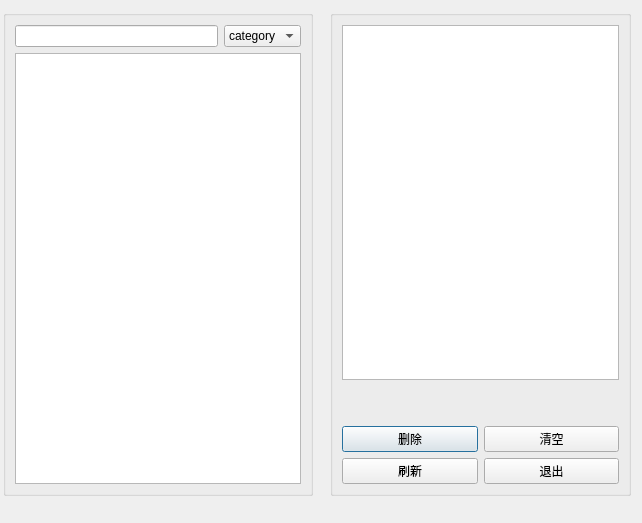
<?xml version="1.0" encoding="UTF-8"?>
<ui version="4.0">
 <class>Dialog</class>
 <widget class="QDialog" name="Dialog">
  <property name="geometry">
   <rect>
    <x>0</x>
    <y>0</y>
    <width>642</width>
    <height>523</height>
   </rect>
  </property>
  <property name="windowTitle">
   <string>Dialog</string>
  </property>
  <widget class="QGroupBox" name="groupBox">
   <property name="geometry">
    <rect>
     <x>3</x>
     <y>10</y>
     <width>310</width>
     <height>486</height>
    </rect>
   </property>
   <property name="title">
    <string/>
   </property>
   <layout class="QGridLayout" name="gridLayout_5">
    <item row="0" column="0">
     <layout class="QGridLayout" name="gridLayout_6">
      <item row="0" column="0">
       <widget class="QLineEdit" name="txtSearch_2"/>
      </item>
      <item row="0" column="1">
       <widget class="QComboBox" name="comSearch_2">
        <item>
         <property name="text">
          <string>category</string>
         </property>
        </item>
        <item>
         <property name="text">
          <string>name</string>
         </property>
        </item>
        <item>
         <property name="text">
          <string>origin</string>
         </property>
        </item>
       </widget>
      </item>
     </layout>
    </item>
    <item row="1" column="0">
     <widget class="QTableView" name="tableView_2"/>
    </item>
   </layout>
  </widget>
  <widget class="QGroupBox" name="groupBox_2">
   <property name="geometry">
    <rect>
     <x>330</x>
     <y>10</y>
     <width>301</width>
     <height>486</height>
    </rect>
   </property>
   <property name="title">
    <string/>
   </property>
   <layout class="QGridLayout" name="gridLayout_7" rowstretch="4,0,1" rowminimumheight="0,0,0">
    <item row="0" column="0">
     <widget class="QTextEdit" name="txtMessage_2"/>
    </item>
    <item row="1" column="0">
     <spacer name="verticalSpacer_2">
      <property name="orientation">
       <enum>Qt::Vertical</enum>
      </property>
      <property name="sizeHint" stdset="0">
       <size>
        <width>20</width>
        <height>40</height>
       </size>
      </property>
     </spacer>
    </item>
    <item row="2" column="0">
     <layout class="QGridLayout" name="gridLayout_8" rowstretch="0,0">
      <item row="0" column="0">
       <widget class="QPushButton" name="BtnAdd_2">
        <property name="text">
         <string>删除</string>
        </property>
       </widget>
      </item>
      <item row="0" column="1">
       <widget class="QPushButton" name="BtnDelete_2">
        <property name="text">
         <string>清空</string>
        </property>
       </widget>
      </item>
      <item row="1" column="0">
       <widget class="QPushButton" name="BtnRefreah_2">
        <property name="text">
         <string>刷新</string>
        </property>
       </widget>
      </item>
      <item row="1" column="1">
       <widget class="QPushButton" name="BtnClose_2">
        <property name="text">
         <string>退出</string>
        </property>
       </widget>
      </item>
     </layout>
    </item>
   </layout>
  </widget>
 </widget>
 <resources/>
 <connections/>
</ui>
